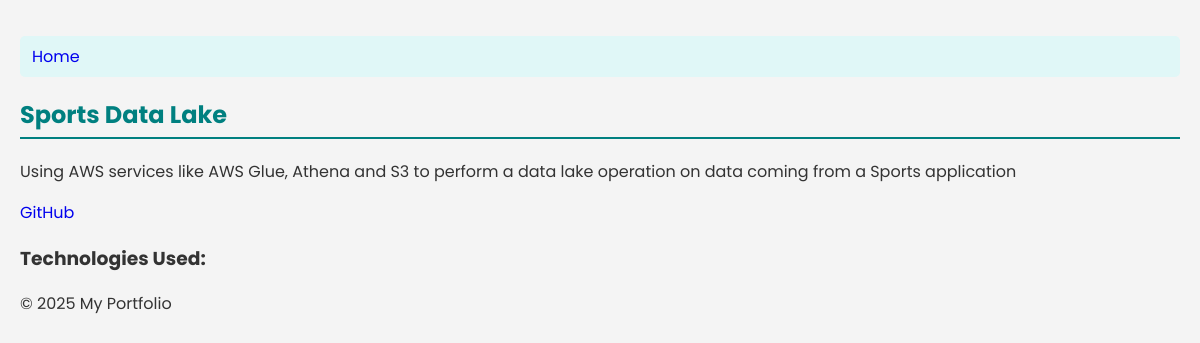
Screenshot of /project/2/ with the database file from the repository.
### portfolio_app/models.py (models this page shows, shortened)
class Project(models.Model):
    title = models.CharField(max_length=255)
    description = models.TextField()
    image = models.ImageField(upload_to='portfolio_app/static/portfolio_app/images/', blank=True, null=True)  # Project image
    github_link = models.URLField(blank=True, null=True)
    technologies = models.ManyToManyField(Skill) # Many-to-many with skills

### portfolio_app/views.py (the view)
# urls.py: path('project/<int:project_id>/', views.project_detail, name='project_detail'), # Project detail page
def project_detail(request, project_id):
    project = get_object_or_404(Project, pk=project_id)
    return render(request, 'portfolio_app/project_detail.html', {'project': project})

### portfolio_app/templates/portfolio_app/project_detail.html (shortened to what this page needs)
{% extends 'portfolio_app/base.html' %}
{% block content %}
    <h2>{{ project.title }}</h2>
    <p>{{ project.description }}</p>
    {% if project.github_link %}
        <a href="{{ project.github_link }}" target="_blank">GitHub</a>
    {% endif %}
    <h3>Technologies Used:</h3>
    {% endblock %}

### portfolio_app/static/portfolio_app/css/style.css (style rules this page uses)
body { font-family: 'Poppins', sans-serif; background-color: #f4f4f4; color: #333; margin: 0; padding: 20px; }
h1, h2 { color: #008080; border-bottom: 2px solid #008080; padding-bottom: 5px; }
a { text-decoration: none; }

### rows the page displays
Project: title "Sports Data Lake", description "Using AWS services like AWS Glue, Athena and S3 to perform a data lake operation on data coming from a Sports application"
